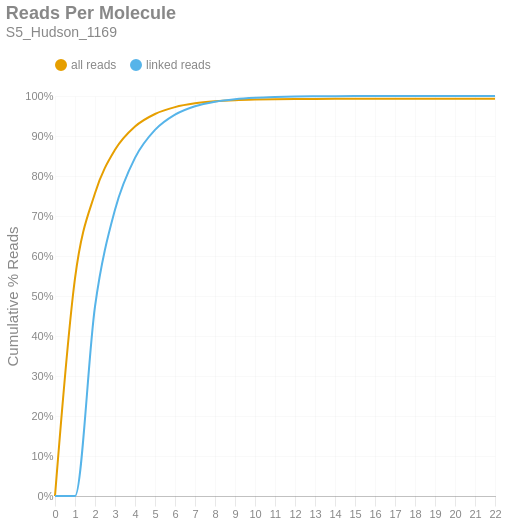

This figure's notebook cell:
### Markdown cell above
### Reads per Molecule
This chart shows the cumulative distribution of the number of reads per linked molecule. That is, how many alignments are associated with a unique molecule. This excludes the number of reads associated with invalid or absent linked-read barcodes. The `linked` histogram is the percentages recalculated when disregarding singletons.

### Code cell
if SKIPLR:
    print_html(f"Skipped")
else:
    counts = np.bincount(valids['reads'].cast(pl.Int64).to_numpy())
    weighted = counts * np.arange(len(counts))
    all_perc = weighted / n_reads
    linked_perc = weighted / n_linked_reads
    linked_perc[1] = 0
    binned_df = pl.DataFrame({
        'readsper': list(range(len(counts))),
        'all reads (cumsum)': np.cumsum(all_perc).tolist(),
        'linked reads (cumsum)': np.cumsum(linked_perc).tolist(),
    })

    with SafeRender(binned_df):
        (
            density_plot(binned_df, 'Reads Per Molecule', samplename, 'readspmol')
            .encode(
                x=alt.X('readsper:O', title=None).axis(labelAngle=0).scale(padding=0),
                y=alt.Y('value:Q', title='Cumulative % Reads').axis(format='%').stack(False),
                color=alt.Color("key:N").scale(domain=["all reads", "linked reads"]),
                tooltip=[
                    alt.Tooltip("key:N", title="Data Type"),
                    alt.Tooltip("readsper:O", title="Reads Per Molecule"),
                    alt.Tooltip("value:Q", format=".2%", title="% Reads (Cum.)")
                ]            
            )
        ).display()

### Figure 1 — Vega-Lite specification as saved in the notebook (floating-point values rounded to 4 significant figures)
{"width": "container", "height": 400, "config": {"title": {"anchor": "start", "dy": -15, "fontSize": 18, "color": "#888888", "subtitleColor": "#888888", "subtitleFontSize": 14}, "arc": {"fill": "#0072B2"}, "axis": {"domainColor": "#888888", "domainWidth": 0.5, "gridWidth": 0.2, "grid": false, "titleFontWeight": 400, "titleFontSize": 15, "labelFontSize": 11, "labelColor": "#888888", "tickColor": "#888888", "tickWidth": 0.2, "titleColor": "#888888"}, "axisBand": {"grid": false}, "axisX": {"grid": true, "tickSize": 10, "domainCap": "round"}, "axisY": {"domain": false, "grid": true, "tickSize": 0, "domainCap": "round"}, "background": "transparent", "header": {"labelFontSize": 15, "labelColor": "#888888", "titleFontSize": 15, "titleFontWeight": 600, "titleColor": "#888888"}, "legend": {"labelFont": "sans-serif", "labelFontSize": 12, "labelColor": "#888888", "symbolSize": 100, "symbolType": "circle", "titleFontSize": 12, "titlePadding": 10, "titleColor": "#888888", "title": null, "orient": "top"}, "range": {"category": ["#E69F00", "#56B4E9", "#009E73", "#F0E442", "#0072B2", "#D55E00", "#CC79A7", "#000000"], "diverging": ["#cfe8f3", "#a2d4ec", "#73bfe2", "#46abdb", "#1696d2", "#12719e"]}, "area": {"fill": "#0072B2", "fillOpacity": 0.7, "line": true, "strokeOpacity": 0.7}, "line": {"color": "#0072B2", "stroke": "#0072B2", "strokeWidth": 2}, "trail": {"color": "#0072B2", "stroke": "#0072B2", "strokeWidth": 0, "size": 1}, "point": {"filled": true, "fillOpacity": 1.0, "size": 95}, "text": {"color": "#888888", "fontSize": 11, "align": "right", "fontWeight": 400, "size": 11}, "bar": {"fill": "#0072B2", "stroke": null}, "view": {"stroke": null, "continuousWidth": 660, "continuousHeight": 400}}, "data": {"name": "data-3f8f8bc4bfd3b347dcc17fdb645db494"}, "mark": {"type": "line", "interpolate": "monotone", "point": {"opacity": 0, "size": 275}}, "encoding": {"color": {"field": "key", "scale": {"domain": ["all reads", "linked reads"]}, "type": "nominal"}, "tooltip": [{"field": "key", "title": "Data Type", "type": "nominal"}, {"field": "readsper", "title": "Reads Per Molecule", "type": "ordinal"}, {"field": "value", "format": ".2%", "title": "% Reads (Cum.)", "type": "quantitative"}], "x": {"axis": {"labelAngle": 0}, "field": "readsper", "scale": {"padding": 0}, "title": null, "type": "ordinal"}, "y": {"axis": {"format": "%"}, "field": "value", "stack": false, "title": "Cumulative % Reads", "type": "quantitative"}}, "params": [{"name": "param_c36ac31b6afebe62", "select": {"type": "point", "fields": ["key"]}, "bind": "legend"}], "title": {"text": "Reads Per Molecule", "subtitle": "S5_Hudson_1169"}, "transform": [{"fold": ["all reads (cumsum)", "linked reads (cumsum)"]}, {"calculate": "replace(datum.key, ' (cumsum)', '')", "as": "key"}, {"filter": {"param": "param_c36ac31b6afebe62"}}], "usermeta": {"embedOptions": {"downloadFileName": "S5_Hudson_1169.readspmol"}}, "$schema": "https://vega.github.io/schema/vega-lite/v6.1.0.json", "datasets": {"data-3f8f8bc4bfd3b347dcc17fdb645db494": [{"readsper": 0, "all reads (cumsum)": 0.0, "linked reads (cumsum)": 0.0}, {"readsper": 1, "all reads (cumsum)": 0.5442, "linked reads (cumsum)": 0.0}, {"readsper": 2, "all reads (cumsum)": 0.7569, "linked reads (cumsum)": 0.4737}, {"readsper": 3, "all reads (cumsum)": 0.8654, "linked reads (cumsum)": 0.7156}, {"readsper": 4, "all reads (cumsum)": 0.9237, "linked reads (cumsum)": 0.8453}, {"readsper": 5, "all reads (cumsum)": 0.955, "linked reads (cumsum)": 0.9152}, {"readsper": 6, "all reads (cumsum)": 0.9722, "linked reads (cumsum)": 0.9534}, {"readsper": 7, "all reads (cumsum)": 0.9816, "linked reads (cumsum)": 0.9745}, {"readsper": 8, "all reads (cumsum)": 0.9867, "linked reads (cumsum)": 0.9857}, {"readsper": 9, "all reads (cumsum)": 0.9895, "linked reads (cumsum)": 0.992}, {"readsper": 10, "all reads (cumsum)": 0.9911, "linked reads (cumsum)": 0.9955}, {"readsper": 11, "all reads (cumsum)": 0.992, "linked reads (cumsum)": 0.9975}, {"readsper": 12, "all reads (cumsum)": 0.9925, "linked reads (cumsum)": 0.9986}, {"readsper": 13, "all reads (cumsum)": 0.9927, "linked reads (cumsum)": 0.9992}, {"readsper": 14, "all reads (cumsum)": 0.9929, "linked reads (cumsum)": 0.9996}, {"readsper": 15, "all reads (cumsum)": 0.993, "linked reads (cumsum)": 0.9998}, {"readsper": 16, "all reads (cumsum)": 0.993, "linked reads (cumsum)": 0.9999}, {"readsper": 17, "all reads (cumsum)": 0.9931, "linked reads (cumsum)": 0.9999}, {"readsper": 18, "all reads (cumsum)": 0.9931, "linked reads (cumsum)": 0.9999}, {"readsper": 19, "all reads (cumsum)": 0.9931, "linked reads (cumsum)": 1.0}, {"readsper": 20, "all reads (cumsum)": 0.9931, "linked reads (cumsum)": 1.0}, {"readsper": 21, "all reads (cumsum)": 0.9931, "linked reads (cumsum)": 1.0}, {"readsper": 22, "all reads (cumsum)": 0.9931, "linked reads (cumsum)": 1.0}]}}
